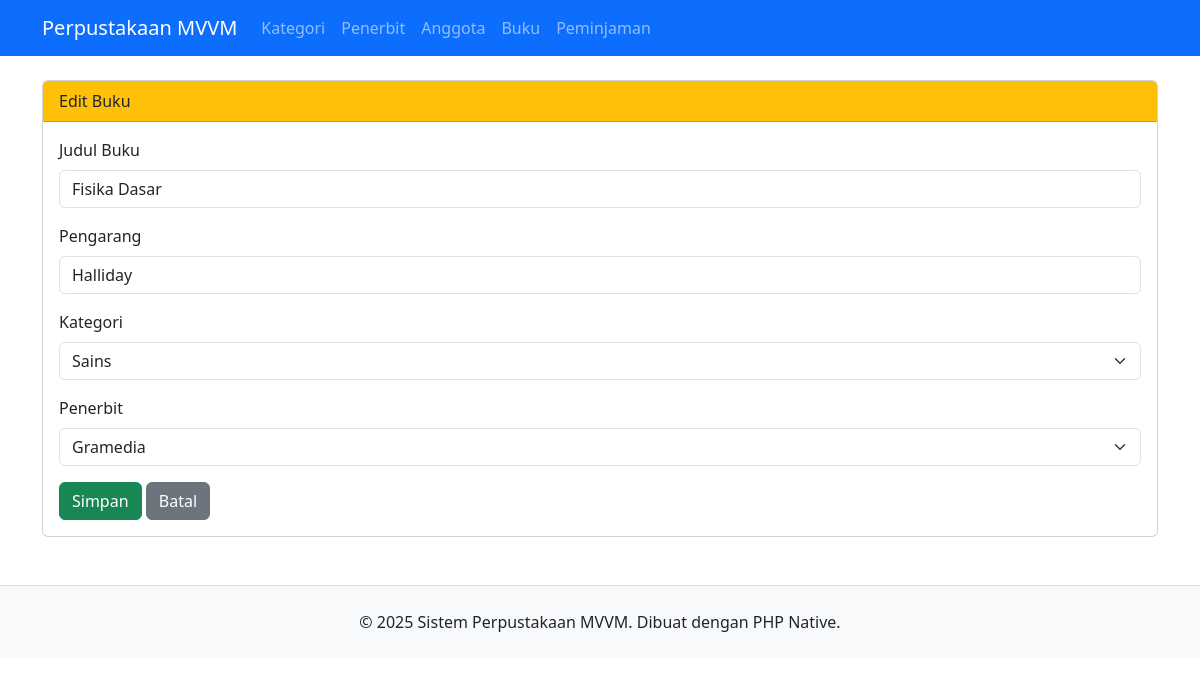
The page /index.php?page=buku_form&id=2 on the database its author committed.
### tables this page shows
CREATE TABLE `buku` (
  `id_buku` int(11) NOT NULL,
  `judul_buku` varchar(200) NOT NULL,
  `pengarang` varchar(100) DEFAULT NULL,
  `id_kategori` int(11) DEFAULT NULL,
  `id_penerbit` int(11) DEFAULT NULL
);

CREATE TABLE `kategori` (
  `id_kategori` int(11) NOT NULL,
  `nama_kategori` varchar(100) NOT NULL
);

CREATE TABLE `penerbit` (
  `id_penerbit` int(11) NOT NULL,
  `nama_penerbit` varchar(100) NOT NULL,
  `kota_penerbit` varchar(100) DEFAULT NULL
);

### viewmodels/BukuViewModel.php (called while the page is built, shortened)
<?php
require_once 'models/Buku.php';
require_once 'models/Kategori.php';
require_once 'models/Penerbit.php';
class BukuViewModel {
    private $model;
    private $kategoriModel;
    private $penerbitModel;
    public function __construct() {
        $database = new Database();
        $db = $database->getConnection();
        $this->model = new Buku($db);
        $this->kategoriModel = new Kategori($db);
        $this->penerbitModel = new Penerbit($db);
    }
    public function getKategoriList() {
        return $this->kategoriModel->read();
    }
    public function getPenerbitList() {
        return $this->penerbitModel->read();
    }
    public function getBukuById($id) {
        $this->model->id_buku = $id;
        $this->model->getSingleBuku();
        return $this->model;
    }
}
?>

### models/Buku.php (called while the page is built, shortened)
<?php
class Buku {
    private $conn;
    private $table_name = "buku";
    public $id_buku;
    public function __construct($db) {
        $this->conn = $db;
    }
    public function getSingleBuku() {
        $query = "SELECT * FROM " . $this->table_name . " WHERE id_buku = ? LIMIT 0,1";
        $stmt = $this->conn->prepare($query);
        $stmt->bindParam(1, $this->id_buku);
        $stmt->execute();
        $row = $stmt->fetch(PDO::FETCH_ASSOC);
        if($row) {
            $this->judul_buku = $row['judul_buku'];
            $this->pengarang = $row['pengarang'];
            $this->id_kategori = $row['id_kategori'];
            $this->id_penerbit = $row['id_penerbit'];
        }
    }
}
?>

### models/Kategori.php (called while the page is built, shortened)
<?php
class Kategori {
    private $conn;
    private $table_name = "kategori";
    public function __construct($db) {
        $this->conn = $db;
    }
    public function read() {
        $query = "SELECT * FROM " . $this->table_name . " ORDER BY id_kategori ASC";
        $stmt = $this->conn->prepare($query);
        $stmt->execute();
        return $stmt;
    }
}
?>

### models/Penerbit.php (called while the page is built, shortened)
<?php
class Penerbit {
    private $conn;
    private $table_name = "penerbit";
    public function __construct($db) {
        $this->conn = $db;
    }
    public function read() {
        $query = "SELECT * FROM " . $this->table_name . " ORDER BY id_penerbit ASC";
        $stmt = $this->conn->prepare($query);
        $stmt->execute();
        return $stmt;
    }
}
?>

### views/buku_form.php (the view, shortened to what this page needs)
<?php
require_once 'viewmodels/BukuViewModel.php';
$viewModel = new BukuViewModel();
$id = $_GET['id'] ?? null;
$data = null;
$kategoriList = $viewModel->getKategoriList();
$penerbitList = $viewModel->getPenerbitList();
if ($id) {
    $viewModel->getBukuById($id);
    $data = $viewModel->getBukuById($id);
}
?>
<div class="card">
    <div class="card-header bg-warning text-dark">
        <?= $id ? 'Edit' : 'Tambah' ?> Buku
    </div>
    <div class="card-body">
        <form method="POST">
            <div class="mb-3">
                <label class="form-label">Judul Buku</label>
                <input type="text" name="judul_buku" class="form-control"
                       value="<?= $data ? $data->judul_buku : '' ?>" required>
            </div>
            <div class="mb-3">
                <label class="form-label">Pengarang</label>
                <input type="text" name="pengarang" class="form-control"
                       value="<?= $data ? $data->pengarang : '' ?>">
            </div>
            <div class="mb-3">
                <label class="form-label">Kategori</label>
                <select name="id_kategori" class="form-select" required>
                    <?php while ($kat = $kategoriList->fetch(PDO::FETCH_ASSOC)): ?>
                        <option value="<?= $kat['id_kategori'] ?>"
                            <?= ($data && $data->id_kategori == $kat['id_kategori']) ? 'selected' : '' ?>>
                            <?= $kat['nama_kategori'] ?>
                        </option>
                    <?php endwhile; ?>
                </select>
            </div>
            <div class="mb-3">
                <label class="form-label">Penerbit</label>
                <select name="id_penerbit" class="form-select" required>
                    <?php while ($pen = $penerbitList->fetch(PDO::FETCH_ASSOC)): ?>
                        <option value="<?= $pen['id_penerbit'] ?>"
                            <?= ($data && $data->id_penerbit == $pen['id_penerbit']) ? 'selected' : '' ?>>
                            <?= $pen['nama_penerbit'] ?>
                        </option>
                    <?php endwhile; ?>
                </select>
            </div>
            <button type="submit" class="btn btn-success">Simpan</button>
            <a href="index.php?page=buku" class="btn btn-secondary">Batal</a>
        </form>
    </div>
</div>

### rows shown on the page
buku: judul_buku "Fisika Dasar", pengarang "Halliday", id_kategori "Sains", id_penerbit "Gramedia"
